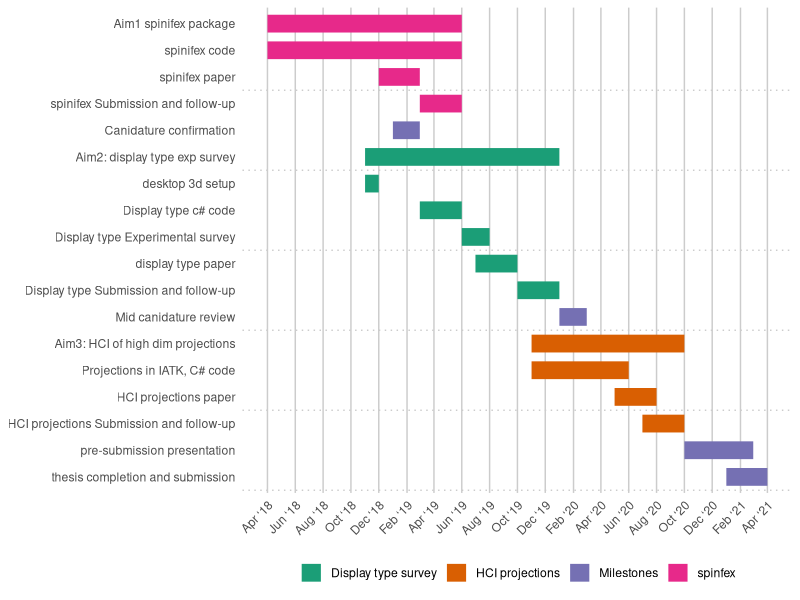

Write the R code that produced this figure.
## ---- chunk 1
#out.extra='angle=90
## working from: https://stats.andrewheiss.com/misc/gantt.html
library(tidyverse)
library(lubridate)
library(scales)

tasks <- tribble(
  ~Start,       ~End,         ~Project,              ~Task,
  "2018-04-01", "2019-06-01", "spinfex",             "Aim1 spinifex package",
  "2018-04-01", "2019-06-01", "spinfex",             "spinifex code",
  "2018-12-01", "2019-03-01", "spinfex",             "spinifex paper",
  "2019-03-01", "2019-06-01", "spinfex",             "spinifex Submission and follow-up",
  "2019-01-01", "2019-03-01", "Milestones",          "Canidature confirmation",
  "2018-11-01", "2020-01-01", "Display type survey", "Aim2: display type exp survey",
  "2018-11-01", "2018-12-01", "Display type survey", "desktop 3d setup",
  "2019-03-01", "2019-06-01", "Display type survey", "Display type c# code",
  "2019-06-01", "2019-08-01", "Display type survey", "Display type Experimental survey",
  "2019-07-01", "2019-10-01", "Display type survey", "display type paper",
  "2019-10-01", "2020-01-01", "Display type survey", "Display type Submission and follow-up",
  "2020-01-01", "2020-03-01", "Milestones",          "Mid canidature review",
  "2019-11-01", "2020-10-01", "HCI projections",     "Aim3: HCI of high dim projections",
  "2019-11-01", "2020-06-01", "HCI projections",     "Projections in IATK, C# code",
  "2020-05-01", "2020-08-01", "HCI projections",     "HCI projections paper",
  "2020-07-01", "2020-10-01", "HCI projections",     "HCI projections Submission and follow-up",
  "2020-10-01", "2021-03-01", "Milestones",          "pre-submission presentation",
  "2021-01-01", "2021-04-01", "Milestones",          "thesis completion and submission"
)

# Convert data to long for ggplot
tasks.long <- tasks %>%
  mutate(Start = ymd(Start),
         End = ymd(End)) %>%
  gather(date.type, task.date, -c(Project, Task)) %>%
  #arrange(date.type, task.date) %>%
  mutate(Task = factor(Task, levels=rev(unique(Task)), ordered=T))
# Custom theme for making a clean Gantt chart
theme_gantt <- function(base_size=11) {
  ret <- theme_bw(base_size) %+replace%
    theme(panel.background = element_rect(fill="#ffffff", colour=NA),
          axis.title.x=element_text(vjust=-0.2), axis.title.y=element_text(vjust=1.5),
          title=element_text(vjust=1.2),
          panel.border = element_blank(), axis.line=element_blank(),
          panel.grid.minor=element_blank(),
          panel.grid.major.y = element_blank(),
          panel.grid.major.x = element_line(size=0.5, colour="grey80"),
          axis.ticks=element_blank(),
          legend.position="bottom", 
          axis.title=element_text(size=rel(0.8)),
          strip.text=element_text(size=rel(1)),
          strip.background=element_rect(fill="#ffffff", colour=NA),
          panel.spacing.y=unit(1.5, "lines"),
          legend.key = element_blank())
  
  ret
}

# Calculate where to put the dotted lines that show up every three entries
x.breaks <- seq(length(tasks$Task) + 0.5 - 3, 0, by=-3)

# Build plot
timeline <- ggplot(tasks.long, aes(x=Task, y=task.date, colour=Project)) + 
  geom_line(size=6) + 
  geom_vline(xintercept=x.breaks, colour="grey80", linetype="dotted") + 
  guides(colour=guide_legend(title=NULL)) +
  labs(x=NULL, y=NULL) + coord_flip() +
  scale_y_date(date_breaks="2 months", labels=date_format("%b ‘%y")) +
  theme_gantt() + theme(axis.text.x=element_text(angle=45, hjust=1)) +
  scale_color_brewer(palette = "Dark2")

timeline
